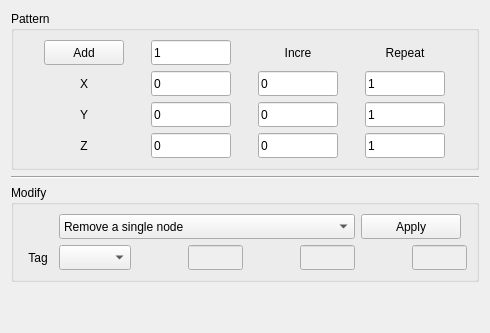
        <widget class="QWidget" name="tab_node">
         <attribute name="title">
          <string>Node</string>
         </attribute>
         <layout class="QVBoxLayout" name="verticalLayout_18">
          <item>
           <widget class="QGroupBox" name="groupBox">
            <property name="title">
             <string>Pattern</string>
            </property>
            <layout class="QVBoxLayout" name="verticalLayout_6">
             <item>
              <layout class="QGridLayout" name="gridLayout">
               <item row="0" column="0">
                <widget class="QPushButton" name="button_add_node">
                 <property name="sizePolicy">
                  <sizepolicy hsizetype="Minimum" vsizetype="Fixed">
                   <horstretch>0</horstretch>
                   <verstretch>0</verstretch>
                  </sizepolicy>
                 </property>
                 <property name="minimumSize">
                  <size>
                   <width>80</width>
                   <height>25</height>
                  </size>
                 </property>
                 <property name="maximumSize">
                  <size>
                   <width>120</width>
                   <height>40</height>
                  </size>
                 </property>
                 <property name="text">
                  <string>Add</string>
                 </property>
                </widget>
               </item>
               <item row="0" column="1">
                <widget class="QLineEdit" name="input_node_tag">
                 <property name="minimumSize">
                  <size>
                   <width>50</width>
                   <height>25</height>
                  </size>
                 </property>
                 <property name="maximumSize">
                  <size>
                   <width>80</width>
                   <height>40</height>
                  </size>
                 </property>
                 <property name="toolTip">
                  <string>&lt;html&gt;&lt;head/&gt;&lt;body&gt;&lt;p&gt;Node tag&lt;/p&gt;&lt;/body&gt;&lt;/html&gt;</string>
                 </property>
                 <property name="text">
                  <string>1</string>
                 </property>
                </widget>
               </item>
               <item row="0" column="2">
                <widget class="QLabel" name="label_incre">
                 <property name="minimumSize">
                  <size>
                   <width>50</width>
                   <height>25</height>
                  </size>
                 </property>
                 <property name="maximumSize">
                  <size>
                   <width>80</width>
                   <height>40</height>
                  </size>
                 </property>
                 <property name="text">
                  <string>Incre</string>
                 </property>
                 <property name="alignment">
                  <set>Qt::AlignCenter</set>
                 </property>
                </widget>
               </item>
               <item row="0" column="3">
                <widget class="QLabel" name="label_repeat_node">
                 <property name="minimumSize">
                  <size>
                   <width>50</width>
                   <height>25</height>
                  </size>
                 </property>
                 <property name="maximumSize">
                  <size>
                   <width>80</width>
                   <height>40</height>
                  </size>
                 </property>
                 <property name="text">
                  <string>Repeat</string>
                 </property>
                 <property name="alignment">
                  <set>Qt::AlignCenter</set>
                 </property>
                </widget>
               </item>
               <item row="1" column="0">
                <widget class="QLabel" name="label_x">
                 <property name="minimumSize">
                  <size>
                   <width>50</width>
                   <height>25</height>
                  </size>
                 </property>
                 <property name="maximumSize">
                  <size>
                   <width>80</width>
                   <height>40</height>
                  </size>
                 </property>
                 <property name="text">
                  <string>X</string>
                 </property>
                 <property name="alignment">
                  <set>Qt::AlignCenter</set>
                 </property>
                </widget>
               </item>
               <item row="1" column="1">
                <widget class="QLineEdit" name="input_x">
                 <property name="minimumSize">
                  <size>
                   <width>50</width>
                   <height>25</height>
                  </size>
                 </property>
                 <property name="maximumSize">
                  <size>
                   <width>80</width>
                   <height>40</height>
                  </size>
                 </property>
                 <property name="text">
                  <string>0</string>
                 </property>
                </widget>
               </item>
               <item row="1" column="2">
                <widget class="QLineEdit" name="input_dx">
                 <property name="minimumSize">
                  <size>
                   <width>50</width>
                   <height>25</height>
                  </size>
                 </property>
                 <property name="maximumSize">
                  <size>
                   <width>80</width>
                   <height>40</height>
                  </size>
                 </property>
                 <property name="text">
                  <string>0</string>
                 </property>
                </widget>
               </item>
               <item row="1" column="3">
                <widget class="QLineEdit" name="input_nx">
                 <property name="minimumSize">
                  <size>
                   <width>50</width>
                   <height>25</height>
                  </size>
                 </property>
                 <property name="maximumSize">
                  <size>
                   <width>80</width>
                   <height>40</height>
                  </size>
                 </property>
                 <property name="text">
                  <string>1</string>
                 </property>
                </widget>
               </item>
               <item row="2" column="0">
                <widget class="QLabel" name="label_y">
                 <property name="minimumSize">
                  <size>
                   <width>50</width>
                   <height>25</height>
                  </size>
                 </property>
                 <property name="maximumSize">
                  <size>
                   <width>80</width>
                   <height>40</height>
                  </size>
                 </property>
                 <property name="text">
                  <string>Y</string>
                 </property>
                 <property name="alignment">
                  <set>Qt::AlignCenter</set>
                 </property>
                </widget>
               </item>
               <item row="2" column="1">
                <widget class="QLineEdit" name="input_y">
                 <property name="minimumSize">
                  <size>
                   <width>50</width>
                   <height>25</height>
                  </size>
                 </property>
                 <property name="maximumSize">
                  <size>
                   <width>80</width>
                   <height>40</height>
                  </size>
                 </property>
                 <property name="text">
                  <string>0</string>
                 </property>
                </widget>
               </item>
               <item row="2" column="2">
                <widget class="QLineEdit" name="input_dy">
                 <property name="minimumSize">
                  <size>
                   <width>50</width>
                   <height>25</height>
                  </size>
                 </property>
                 <property name="maximumSize">
                  <size>
                   <width>80</width>
                   <height>40</height>
                  </size>
                 </property>
                 <property name="text">
                  <string>0</string>
                 </property>
                </widget>
               </item>
               <item row="2" column="3">
                <widget class="QLineEdit" name="input_ny">
                 <property name="minimumSize">
                  <size>
                   <width>50</width>
                   <height>25</height>
                  </size>
                 </property>
                 <property name="maximumSize">
                  <size>
                   <width>80</width>
                   <height>40</height>
                  </size>
                 </property>
                 <property name="text">
                  <string>1</string>
                 </property>
                </widget>
               </item>
               <item row="3" column="0">
                <widget class="QLabel" name="label_z">
                 <property name="minimumSize">
                  <size>
                   <width>50</width>
                   <height>25</height>
                  </size>
                 </property>
                 <property name="maximumSize">
                  <size>
                   <width>80</width>
                   <height>40</height>
                  </size>
                 </property>
                 <property name="text">
                  <string>Z</string>
                 </property>
                 <property name="alignment">
                  <set>Qt::AlignCenter</set>
                 </property>
                </widget>
               </item>
               <item row="3" column="1">
                <widget class="QLineEdit" name="input_z">
                 <property name="minimumSize">
                  <size>
                   <width>50</width>
                   <height>25</height>
                  </size>
                 </property>
                 <property name="maximumSize">
                  <size>
                   <width>80</width>
                   <height>40</height>
                  </size>
                 </property>
                 <property name="text">
                  <string>0</string>
                 </property>
                </widget>
               </item>
               <item row="3" column="2">
                <widget class="QLineEdit" name="input_dz">
                 <property name="minimumSize">
                  <size>
                   <width>50</width>
                   <height>25</height>
                  </size>
                 </property>
                 <property name="maximumSize">
                  <size>
                   <width>80</width>
                   <height>40</height>
                  </size>
                 </property>
                 <property name="text">
                  <string>0</string>
                 </property>
                </widget>
               </item>
               <item row="3" column="3">
                <widget class="QLineEdit" name="input_nz">
                 <property name="minimumSize">
                  <size>
                   <width>50</width>
                   <height>25</height>
                  </size>
                 </property>
                 <property name="maximumSize">
                  <size>
                   <width>80</width>
                   <height>40</height>
                  </size>
                 </property>
                 <property name="text">
                  <string>1</string>
                 </property>
                </widget>
               </item>
              </layout>
             </item>
            </layout>
           </widget>
          </item>
          <item>
           <widget class="Line" name="line_2">
            <property name="orientation">
             <enum>Qt::Horizontal</enum>
            </property>
           </widget>
          </item>
          <item>
           <widget class="QGroupBox" name="groupBox_7">
            <property name="title">
             <string>Modify</string>
            </property>
            <layout class="QVBoxLayout" name="verticalLayout_9">
             <item>
              <layout class="QGridLayout" name="gridLayout_12">
               <item row="1" column="0">
                <widget class="QLabel" name="label_valid_node">
                 <property name="sizePolicy">
                  <sizepolicy hsizetype="MinimumExpanding" vsizetype="Preferred">
                   <horstretch>0</horstretch>
                   <verstretch>0</verstretch>
                  </sizepolicy>
                 </property>
                 <property name="minimumSize">
                  <size>
                   <width>30</width>
                   <height>25</height>
                  </size>
                 </property>
                 <property name="maximumSize">
                  <size>
                   <width>40</width>
                   <height>40</height>
                  </size>
                 </property>
                 <property name="text">
                  <string>Tag</string>
                 </property>
                 <property name="alignment">
                  <set>Qt::AlignCenter</set>
                 </property>
                </widget>
               </item>
               <item row="1" column="1">
                <widget class="QComboBox" name="box_node">
                 <property name="minimumSize">
                  <size>
                   <width>60</width>
                   <height>25</height>
                  </size>
                 </property>
                 <property name="maximumSize">
                  <size>
                   <width>80</width>
                   <height>40</height>
                  </size>
                 </property>
                </widget>
               </item>
               <item row="1" column="2">
                <widget class="QLabel" name="label_modify_node_a">
                 <property name="enabled">
                  <bool>false</bool>
                 </property>
                 <property name="minimumSize">
                  <size>
                   <width>45</width>
                   <height>25</height>
                  </size>
                 </property>
                 <property name="maximumSize">
                  <size>
                   <width>110</width>
                   <height>40</height>
                  </size>
                 </property>
                 <property name="text">
                  <string/>
                 </property>
                 <property name="alignment">
                  <set>Qt::AlignCenter</set>
                 </property>
                </widget>
               </item>
               <item row="1" column="3">
                <widget class="QLineEdit" name="input_modify_node_a">
                 <property name="enabled">
                  <bool>false</bool>
                 </property>
                 <property name="minimumSize">
                  <size>
                   <width>50</width>
                   <height>25</height>
                  </size>
                 </property>
                 <property name="maximumSize">
                  <size>
                   <width>55</width>
                   <height>40</height>
                  </size>
                 </property>
                </widget>
               </item>
               <item row="1" column="4">
                <widget class="QLabel" name="label_modify_node_b">
                 <property name="enabled">
                  <bool>false</bool>
                 </property>
                 <property name="minimumSize">
                  <size>
                   <width>45</width>
                   <height>25</height>
                  </size>
                 </property>
                 <property name="maximumSize">
                  <size>
                   <width>110</width>
                   <height>40</height>
                  </size>
                 </property>
                 <property name="text">
                  <string/>
                 </property>
                 <property name="alignment">
                  <set>Qt::AlignCenter</set>
                 </property>
                </widget>
               </item>
               <item row="1" column="5">
                <widget class="QLineEdit" name="input_modify_node_b">
                 <property name="enabled">
                  <bool>false</bool>
                 </property>
                 <property name="minimumSize">
                  <size>
                   <width>50</width>
                   <height>25</height>
                  </size>
                 </property>
                 <property name="maximumSize">
                  <size>
                   <width>55</width>
                   <height>40</height>
                  </size>
                 </property>
                </widget>
               </item>
               <item row="1" column="6">
                <widget class="QLabel" name="label_modify_node_c">
                 <property name="enabled">
                  <bool>false</bool>
                 </property>
                 <property name="minimumSize">
                  <size>
                   <width>45</width>
                   <height>25</height>
                  </size>
                 </property>
                 <property name="maximumSize">
                  <size>
                   <width>110</width>
                   <height>40</height>
                  </size>
                 </property>
                 <property name="text">
                  <string/>
                 </property>
                 <property name="alignment">
                  <set>Qt::AlignCenter</set>
                 </property>
                </widget>
               </item>
               <item row="1" column="7">
                <widget class="QLineEdit" name="input_modify_node_c">
                 <property name="enabled">
                  <bool>false</bool>
                 </property>
                 <property name="minimumSize">
                  <size>
                   <width>50</width>
                   <height>25</height>
                  </size>
                 </property>
                 <property name="maximumSize">
                  <size>
                   <width>55</width>
                   <height>40</height>
                  </size>
                 </property>
                </widget>
               </item>
               <item row="0" column="6" colspan="2">
                <widget class="QPushButton" name="button_modify_node">
                 <property name="sizePolicy">
                  <sizepolicy hsizetype="Minimum" vsizetype="Fixed">
                   <horstretch>0</horstretch>
                   <verstretch>0</verstretch>
                  </sizepolicy>
                 </property>
                 <property name="minimumSize">
                  <size>
                   <width>50</width>
                   <height>25</height>
                  </size>
                 </property>
                 <property name="maximumSize">
                  <size>
                   <width>100</width>
                   <height>40</height>
                  </size>
                 </property>
                 <property name="text">
                  <string>Apply</string>
                 </property>
                </widget>
               </item>
               <item row="0" column="1" colspan="5">
                <widget class="QComboBox" name="box_modify_type">
                 <property name="minimumSize">
                  <size>
                   <width>180</width>
                   <height>25</height>
                  </size>
                 </property>
                 <property name="maximumSize">
                  <size>
                   <width>16777215</width>
                   <height>40</height>
                  </size>
                 </property>
                 <item>
                  <property name="text">
                   <string>Remove a single node</string>
                  </property>
                 </item>
                 <item>
                  <property name="text">
                   <string>Remove nodes with fixed interval</string>
                  </property>
                 </item>
                 <item>
                  <property name="text">
                   <string>Remove nodes on given plane/line</string>
                  </property>
                 </item>
                 <item>
                  <property name="text">
                   <string>Change coordinates</string>
                  </property>
                 </item>
                </widget>
               </item>
              </layout>
             </item>
            </layout>
           </widget>
          </item>
          <item>
           <spacer name="verticalSpacer_3">
            <property name="orientation">
             <enum>Qt::Vertical</enum>
            </property>
            <property name="sizeHint" stdset="0">
             <size>
              <width>20</width>
              <height>40</height>
             </size>
            </property>
           </spacer>
          </item>
         </layout>
        </widget>
